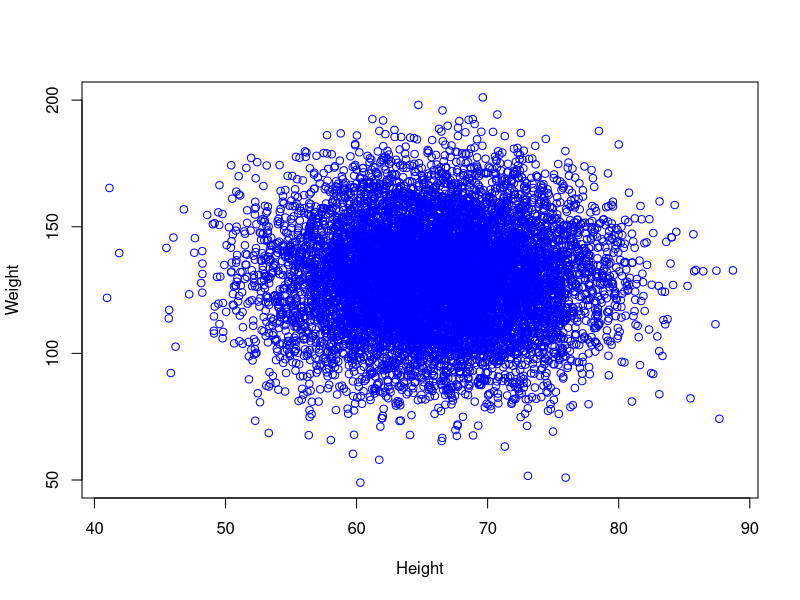
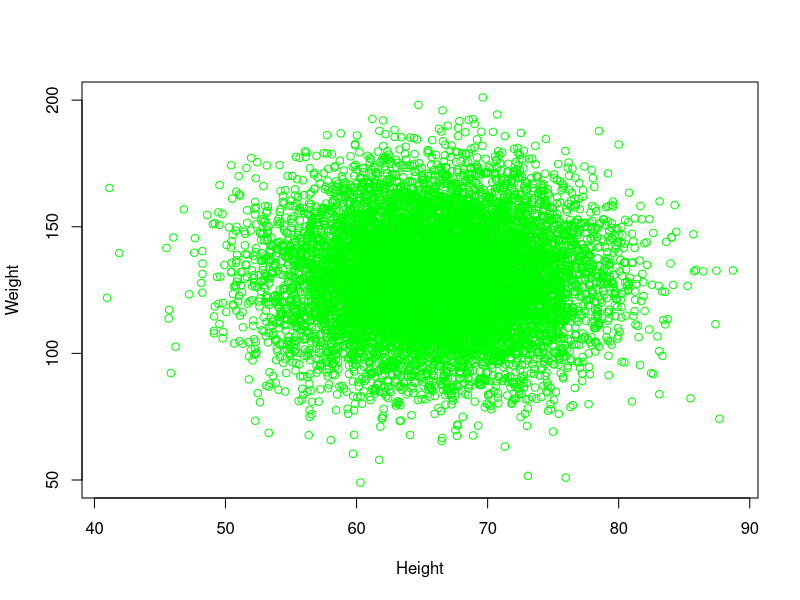
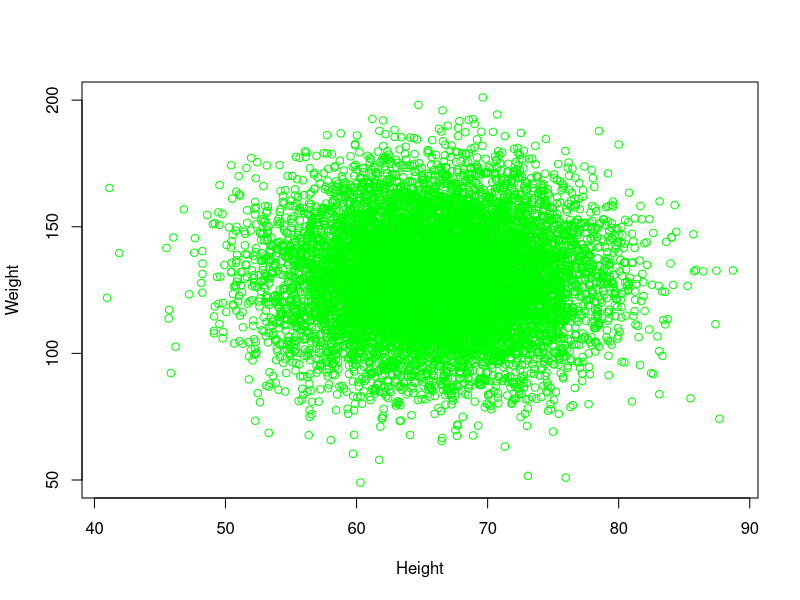

Reproduce these figures in R, in order.
height.mean <- 66
height.sd   <-  6

weight.mean <- 130
weight.sd   <-  20

N <- 10000

sim.height <- rnorm(10000,mean=height.mean,sd=height.sd)
sim.weight <- rnorm(10000,mean=weight.mean,sd=weight.sd)

height_weight_plot <- function(myColor="blue"){
  plot(sim.height,sim.weight,
       xlab="Height",
       ylab="Weight",
       col=myColor)
}

height_weight_plot()
height_weight_plot(myColor="green")
height_weight_plot("green")

